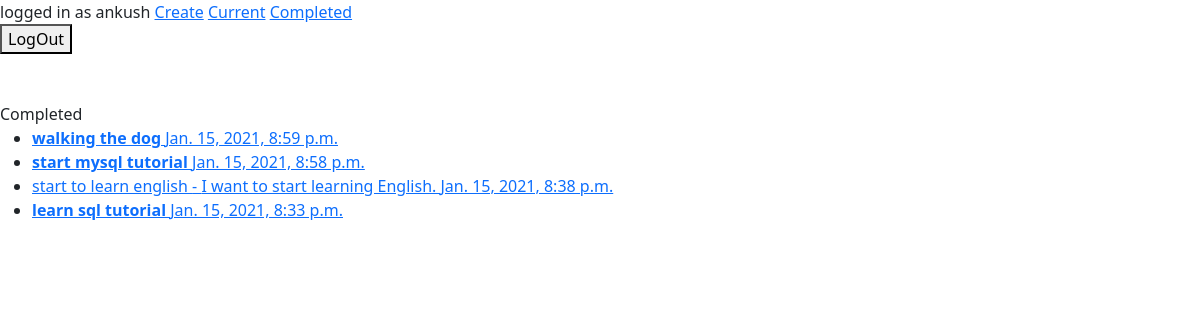
The app's page /completed/ (signed in) with its own data.
### todo/models.py (models this page shows, shortened)
class Todo(models.Model):
    title = models.CharField(max_length=100)
    memo = models.TextField(blank=True)
    created = models.DateTimeField(auto_now_add=True)
    datecompleted = models.DateTimeField(null=True, blank=True)
    important = models.BooleanField(default=False)
    user = models.ForeignKey(User, on_delete=models.CASCADE)

### todo/views.py (the view)
# urls.py: path("completed/", views.completedtodos, name="completedtodos"),
@login_required
def completedtodos(request):
    todos = Todo.objects.filter(user=request.user,datecompleted__isnull=False).order_by('-datecompleted')
    return render(request,'todo/completedtodos.html',{'todos':todos})

### todo/templates/todo/completedtodos.html
{% extends "todo/base.html" %}
{% block content %}
Completed
<ul>
    {% for todo in todos %}
    <li>
        <a href="{% url 'viewtodo' todo.id %}">
        {% if todo.important %}<b>{% endif %}{{ todo.title }} {% if todo.important %}</b>{% endif %}
        {% if todo.memo %} - {{ todo.memo }}{% endif %}
        {{todo.datecompleted}}
        </a>
    </li>
    {% endfor %}
</ul>
{% endblock %}

### todo/templates/todo/base.html (shortened to what this page needs)
<!DOCTYPE html>
<html lang="en">
<head>
    <link href="https://cdn.jsdelivr.net/npm/bootstrap@5.0.0-beta1/dist/css/bootstrap.min.css" rel="stylesheet">
</head>
<body>
    {% if user.is_authenticated %}
        logged in as {{user.username}}
        <a href="{% url 'createtodo' %}">Create</a>
        <a href="{% url 'currenttodos' %}">Current</a>
        <a href="{% url 'completedtodos' %}">Completed</a>
        <form action="{% url 'logoutuser' %}" method="POST">
            <button type="submit">LogOut</button>
        </form>
    {% else %}
        <a href="{% url 'signupuser' %}">SignUp</a>
        <a href="{% url 'loginuser' %}">LogIn</a>
    {% endif %}
    <br><br>
    {% block content %}
    {% endblock %}
</body>
</html>

### records on screen
Todo: title "walking the dog", datecompleted "Jan. 15, 2021, 8:59 p.m."
Todo: title "start mysql tutorial", datecompleted "Jan. 15, 2021, 8:58 p.m."
Todo: title "start to learn english", memo "I want to start learning English.", datecompleted "Jan. 15, 2021, 8:38 p.m."
Todo: title "learn sql tutorial", datecompleted "Jan. 15, 2021, 8:33 p.m."

### other values on screen
{{ user.username }} "ankush"
